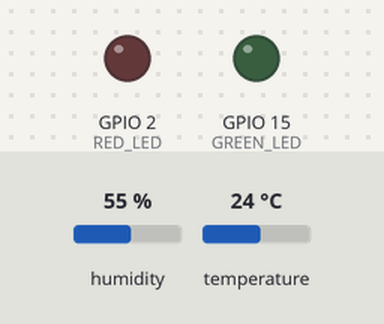
A sketch run on a simulated ESP32. On the bench: output pins drawn as LEDs (lit = HIGH). The test bench sets the inputs (shaded band); at power-on: temperature 24 °C, humidity 55 %. WiFi joins after 1.5 s; servers stay silent unless stated; what the sketch prints to the serial monitor is not drawn.

Above: at 2.7 s.
2.8 s: temperature set to 34 °C
5.8 s: temperature set to 37 °C
At 8.0 s:
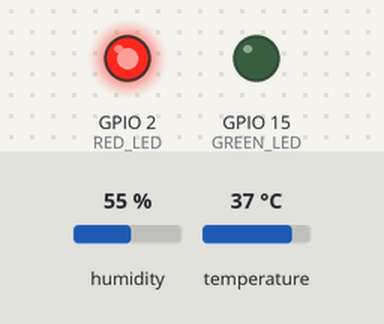
9.0 s: temperature set to 12 °C
At 10.4 s:
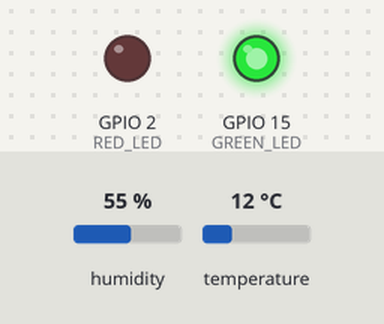
12.0 s: temperature set to 41 °C
At 13.9 s:
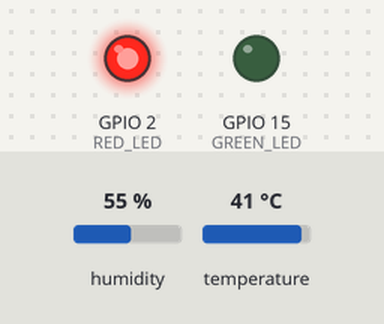
Timing chart, 0 to 15.4 s (numbered marks = the images above; inputs shaded):
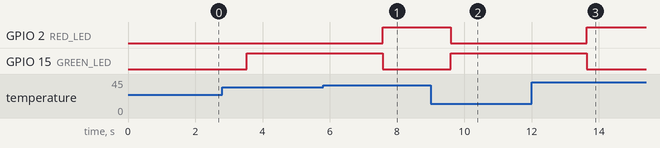

The sketch:

sketch_nov13a.ino
```cpp
#include <WiFi.h>
#include <WiFiClientSecure.h>
#include <HTTPClient.h>
#include <DHT.h>

#define DHTPIN  4
#define RED_LED  2
#define GREEN_LED  15
#define DHTTYPE DHT11

const char* WIFI_SSID = "";
const char* WIFI_PASS = "";
const char* FIREBASE_URL = "";

DHT dht(DHTPIN, DHTTYPE);

unsigned long ultimoEnvio = 0;
const long intervaloEnvio = 30000;

void conectarWiFi() {
  WiFi.begin(WIFI_SSID, WIFI_PASS);
  Serial.print("Conectando a WiFi");
  while (WiFi.status() != WL_CONNECTED) {
    delay(500);
    Serial.print(".");
  }
  Serial.println("\nWiFi conectado");
}

void enviarAFirebase(float temp, float hum) {
  if (WiFi.status() == WL_CONNECTED) {
    WiFiClientSecure client;
    client.setInsecure();
    HTTPClient http;
    http.begin(client, FIREBASE_URL);
    http.addHeader("Content-Type", "application/json");

    String json = "{\"temperatura\":" + String(temp) +
                  ",\"humedad\":" + String(hum) +
                  ",\"ts\":{\".sv\":\"timestamp\"}}";

    int code = http.PUT(json);
    Serial.println("Firebase HTTP Response: " + String(code));
    http.end();
  }
}

void setup() {
  Serial.begin(9600);
  pinMode(RED_LED, OUTPUT);
  pinMode(GREEN_LED, OUTPUT);

  dht.begin();
  conectarWiFi();
}

void loop() {
  if (WiFi.status() != WL_CONNECTED) {
    conectarWiFi();
  }

  delay(2000);

  float temp = dht.readTemperature();
  float hum = dht.readHumidity();

  if (isnan(temp) || isnan(hum)) {
    Serial.println("Error al leer del sensor DHT11");
    return;
  }

  if (temp > 35) {
    digitalWrite(RED_LED, HIGH);
    digitalWrite(GREEN_LED, LOW);
  } else {
    digitalWrite(RED_LED, LOW);
    digitalWrite(GREEN_LED, HIGH);
  }

  Serial.print("Temperatura: ");
  Serial.print(temp);
  Serial.print(" °C | Humedad: ");
  Serial.print(hum);
  Serial.println(" %");

  unsigned long tiempoActual = millis();
  if (tiempoActual - ultimoEnvio >= intervaloEnvio) {
    ultimoEnvio = tiempoActual;
    Serial.println("Subiendo datos a Firebase...");
    enviarAFirebase(temp, hum);
  }
}
```

Measured:
- the behaviour switches between 35 and 36 °C on temperature (found by bisection; images 0 and 1)
- after the input at 5.8 s, GPIO 2 (RED_LED): LOW → HIGH after 1.8 s; GPIO 15 (GREEN_LED): HIGH → LOW after 1.8 s
- after the input at 9.0 s, GPIO 2 (RED_LED): HIGH → LOW after 0.60 s; GPIO 15 (GREEN_LED): LOW → HIGH after 0.60 s
- after the input at 12.0 s, GPIO 2 (RED_LED): LOW → HIGH after 1.6 s; GPIO 15 (GREEN_LED): HIGH → LOW after 1.6 s
